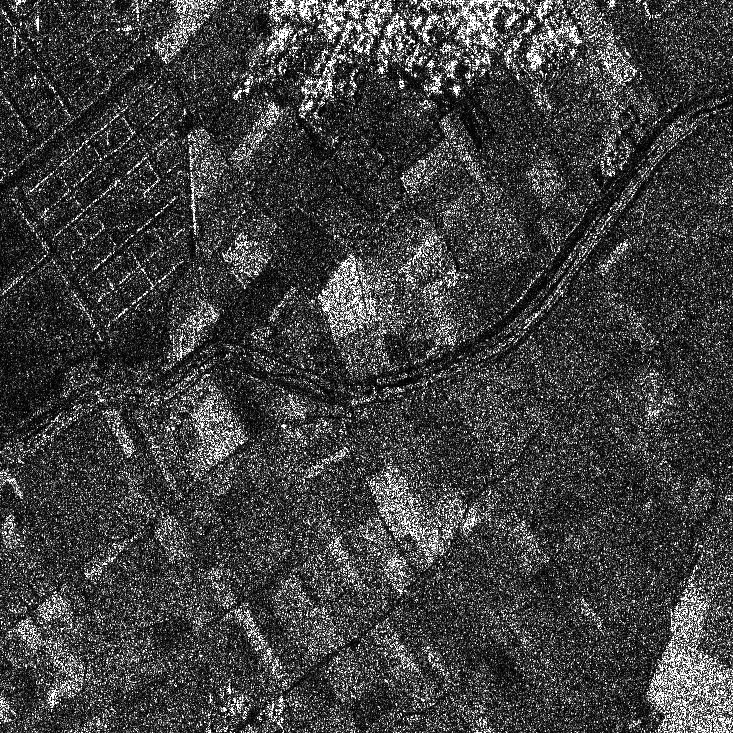
#> input picture sar_data/noisy_sample.png, 733 x 733 px
$ jupyter execute --allow-errors 'Single-Shot Denoising.ipynb'   (shell and % lines are left out)
#> lines starting #> are read from the running program, lines starting #| are printed output that depends on the picture
### models/dncnn.py
import torch.nn as nn


class DnCNN(nn.Module):
    def __init__(self, channels, num_of_layers=7):
        super(DnCNN, self).__init__()
        kernel_size = 3
        padding = 1
        features = 64
        layers = []
        # layers.append(nn.Conv2d(in_channels=channels, out_channels=features, kernel_size=kernel_size, padding=padding, bias=False))
        layers.append(nn.Conv2d(in_channels=channels, out_channels=features, kernel_size=kernel_size, padding=padding, bias=False))
        layers.append(nn.ReLU(inplace=True))
        for _ in range(num_of_layers - 2):
            layers.append(nn.Conv2d(in_channels=features, out_channels=features, kernel_size=kernel_size, padding=padding, bias=False))
            layers.append(nn.BatchNorm2d(features))
            layers.append(nn.ReLU(inplace=True))
            # layers.append(nn.MaxPool2d(3, 3, 3))
        layers.append(nn.Conv2d(in_channels=features, out_channels=channels, kernel_size=kernel_size, padding=padding, bias=False))
        self.dncnn = nn.Sequential(*layers)

    def forward(self, x):
        out = self.dncnn(x)
        return out

class work_DnCNN(nn.Module) :
    # [58 lines left out: functions __init__, forward, not called in this run]

### util.py
import numpy as np
import torch
import torch.nn.functional as F
import torchvision.transforms.functional as tvF
import matplotlib.pyplot as plt
import smtplib
import imghdr
import time
import os

from numpy import clip, exp
from scipy.signal import convolve2d
from email.message import EmailMessage
# from email.mime.text import MIMEText
from torch.utils.data import Dataset, DataLoader


def expand(x, r):
    return np.repeat(np.repeat(x, r, axis = 0), r, axis = 1)

# [44 lines left out: functions show_tensor, tensor_to_numpy, plot_tensors, not called in this run]

def show_data(datapt):
    # For datasets of the form (noise1, noise2, ground truth), shows all three concatenated
    show_tensor(torch.cat((datapt[0], datapt[1], datapt[2]), dim=2))


def scale_tensor(x):
    return (x - x.min()) / (x.max() - x.min())


# [24 lines left out: function plot_grid, not called in this run]


def show(image, **kwargs):
    import matplotlib.pyplot as plt
    plt.imshow(image, cmap=plt.cm.gray, **kwargs)
    plt.gca().get_xaxis().set_ticks([])
    plt.gca().get_yaxis().set_ticks([])

def plot_images(image_list, **kwargs):
    images = np.concatenate([im[np.newaxis] for im in image_list])
    plot_grid(images, 1, len(image_list), **kwargs)


def clamp_tensor(x):
    return torch.clamp(x, 0, 1)


# [93 lines left out: functions random_noise, test_bernoulli_noise, psnr, test_psnr, test_mse_rescale, mse, not called in this run]


def gaussian(window_size, sigma):
    gauss = torch.Tensor([exp(-(x - window_size // 2) ** 2 / float(2 * sigma ** 2)) for x in range(window_size)])
    return gauss / gauss.sum()


# [76 lines left out: functions create_window, _ssim, ssim, smooth, normalize, normalize_mi_ma, not called in this run]


class PercentileNormalizer():
    """Percentile-based image normalization.
    Parameters
    ----------
    pmin : float
        Low percentile.
    pmax : float
        High percentile.
    dtype : type
        Data type after normalization.
    kwargs : dict
        Keyword arguments for :func:`csbdeep.utils.normalize_mi_ma`.
    """

    # [57 lines left out: functions __init__, normalize, denormalize, test_percentile_normalizer, gpuinfo, not called in this run]


def getfreegpumem(id):
    return int(gpuinfo(id)['Free'].replace('MiB', '').strip())


# [197 lines left out: functions getbestgpu, get_args, select_email_provider, set_email_info, set_recv_address, send_email_to and 4 more, not called in this run]

class AbstractDataset(Dataset):
    """Abstract dataset class for Noise2Noise."""

    # [10 lines left out: function __init__, not called in this run]

class NoisyDataset(AbstractDataset):
    """Class for injecting random noise into dataset."""

    # [16 lines left out: function __init__, not called in this run]

### mask.py
import numpy as np
import torch


class Masker():
    """Object for masking and demasking"""

    def __init__(self, width=3, mode='zero', infer_single_pass=False, include_mask_as_input=False):
        self.grid_size = width
        self.n_masks = width ** 2

        self.mode = mode
        self.infer_single_pass = infer_single_pass
        self.include_mask_as_input = include_mask_as_input

    # [24 lines left out: function mask, not called in this run]

    def __len__(self):
        return self.n_masks

    # [56 lines left out: functions infer_full_image, pixel_grid_mask, interpolate_mask, not called in this run]

### notebooks/Single-Shot Denoising.ipynb
# Single-Shot CNN Denoising

We demonstrate that a deep neural net can be trained to denoise a _single_ noisy image, taking advantage of the fact that one 512 x 512 image contains ~250,000 dimensions of information.

[cell 1]
import sys
sys.path.append("..")

[cell 2]
from util import show, plot_images, plot_tensors

[cell 3]
import numpy as np
import matplotlib.pyplot as plt
from skimage.morphology import disk
from skimage.filters import gaussian, median
from skimage import data, img_as_float, img_as_ubyte
from skimage.color import gray2rgb
from skimage.util import random_noise
from skimage.metrics import peak_signal_noise_ratio as psnr


from skimage.io import imread, imshow_collection
from skimage import data
import matplotlib.pyplot as plt

[cell 4]
plt.rc('figure', figsize = (5,5))

[cell 5]
import cv2
from PIL import Image
#path = "D:/noise2self-master/noise2self-master/sar_data"
# 이미지 읽기
img_gray = cv2.imread("../sar_data/noisy_sample.png")
#> img_gray is the input picture: shape (733, 733, 3); min 0, max 255, mean 62.9

# 컬러 이미지를 그레이스케일로 변환
img_cv_gray = cv2.cvtColor(img_gray, cv2.COLOR_BGR2GRAY)
show(img_cv_gray)
print(img_cv_gray.shape)
#| (733, 733)
print(img_cv_gray)
#> (printed output is left out)

# [11 lines of commented-out code are left out]

# Normalization

[cell 6]
img_norm = cv2.normalize(img_cv_gray, None, 0, 255, cv2.NORM_MINMAX)
# img_norm = cv2.normalize(img_cv_gray, None, 0, 1, cv2.NORM_MINMAX)
show(img_norm)
print(img_norm)
#> (printed output is left out)

[cell 7]
np.where((img_cv_gray == img_norm) == False)
#> Out = (empty array, empty array)

[cell 8]
cv2.waitKey(0)
cv2.destroyAllWindows()

hist = cv2.calcHist([img_cv_gray], [0], None, [256], [0, 255])
#> hist = 256 values, max 10228 at index 0, min 0 at index 33, mean 2006.7
hist_norm = cv2.calcHist([img_norm], [0], None, [256], [0, 255])
#> hist_norm has the same summary as hist

for i, h in enumerate([hist, hist_norm]):
    plt.subplot(1,2,i+1)
    plt.plot(h)
#> this loop made 2 passes
plt.show()
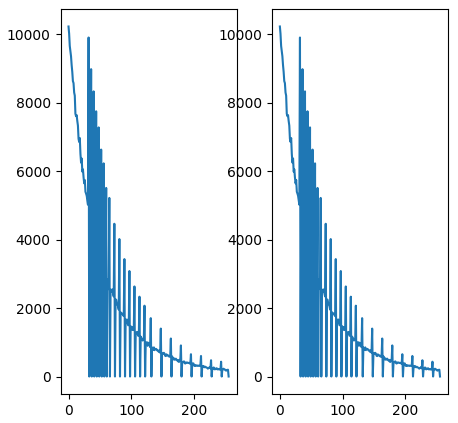
#> figure drawn by matplotlib, 2 panels; panel 1: curve peaks at x = 0, y = 10228; panel 2: curve peaks at x = 0, y = 10228

[cell 9]
img_norm = np.uint8(img_norm)
# denoised_img = cv2.fastNlMeansDenoisingColored(img_norm, None, 15, 15, 5, 10)
#> (the rest of this cell did not finish here and is left out)

# Equalization

[cell 10]
img_equalized = cv2.equalizeHist(img_cv_gray)
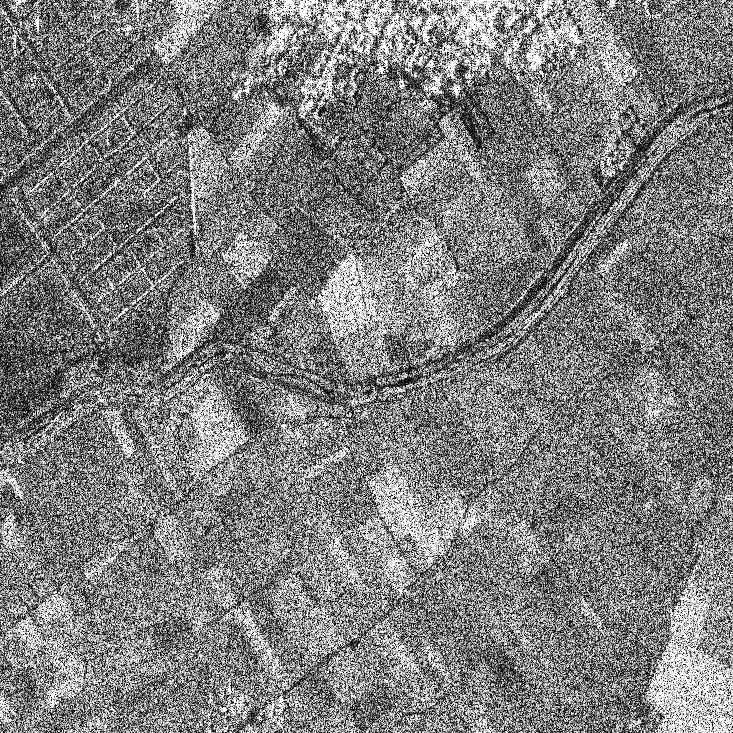
#> img_equalized: shape (733, 733); min 0, max 255, mean 126.5
show(img_equalized)
print(img_equalized)
#> (printed output is left out)

[cell 11]
cv2.waitKey(0)
cv2.destroyAllWindows()

hist = cv2.calcHist([img_cv_gray], [0], None, [256], [0, 255])
hist_equalized = cv2.calcHist([img_equalized], [0], None, [256], [0, 255])
#> hist_equalized = 256 values, max 10228 at index 0, min 0 at index 1, mean 2006.7

plt.figure(figsize=(10,5))
for i, h in enumerate([hist, hist_equalized]):
    plt.subplot(1,2,i+1)
    plt.plot(h)
plt.show()
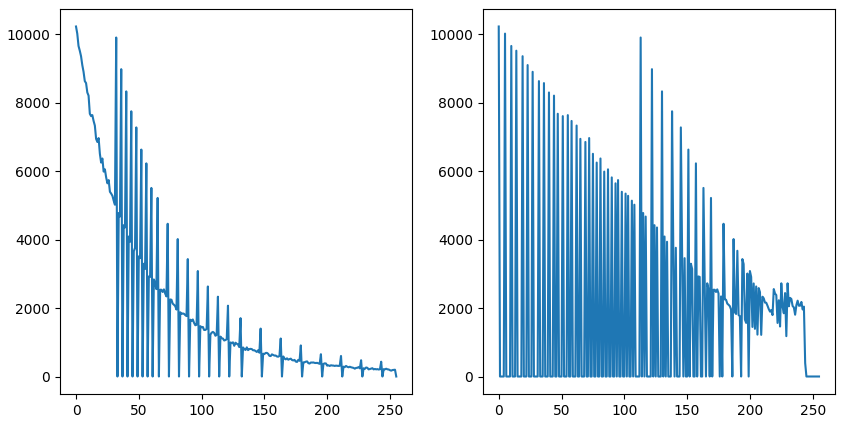
#> figure drawn by matplotlib, 2 panels; panel 1: curve peaks at x = 0, y = 10228; panel 2: curve peaks at x = 0, y = 10228

[cell 12]
from skimage.transform import resize
img_resize = resize(img_cv_gray, (800,800))
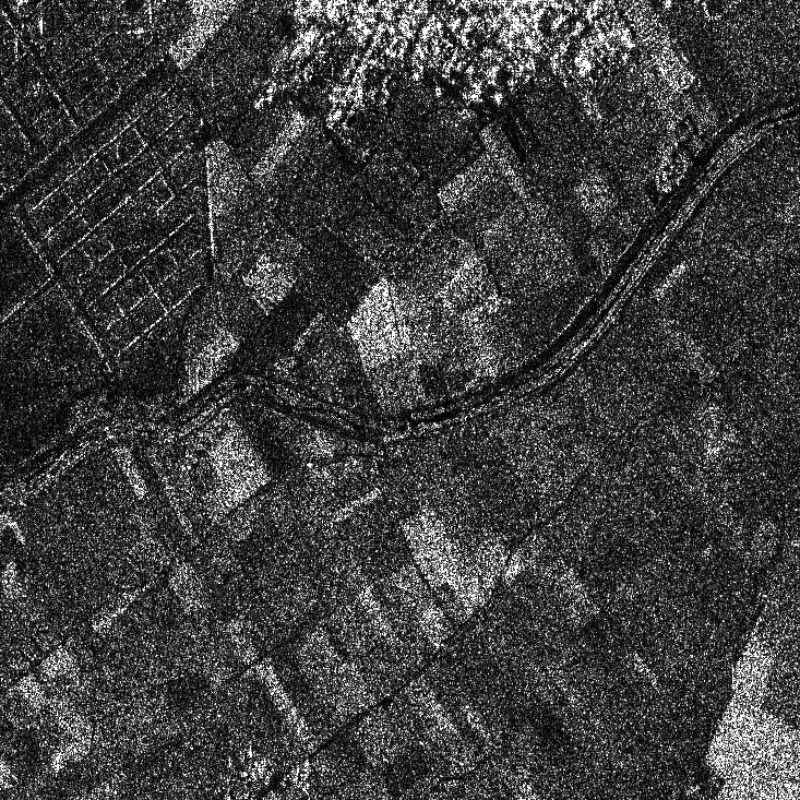
#> img_resize: shape (800, 800) float64; min 0, max 1, mean 0.247
show(img_resize)
print(img_resize.shape)
#| (800, 800)
print(img_resize)
#> (printed output is left out)

[cell 13]
test_arr = np.array(img_resize)
print(test_arr)
#> (printed output is left out)
print('\n\n', 1+test_arr*-1)
#> (printed output is left out)
rs_arr = 1+test_arr*-1
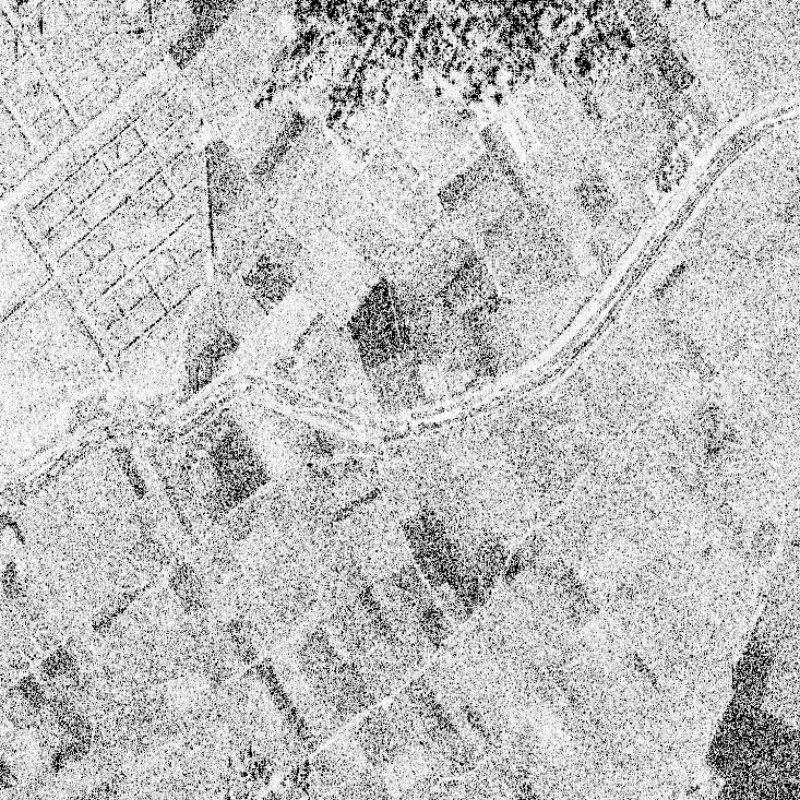
#> rs_arr: shape (800, 800) float64; min 0, max 1, mean 0.753

[cell 14]
# np.random.seed(3)
# noisy_image = random_noise(img_resize, mode = 'gaussian', var=1)
noisy_image = random_noise(rs_arr, mode = 'gaussian', var=1)        # test
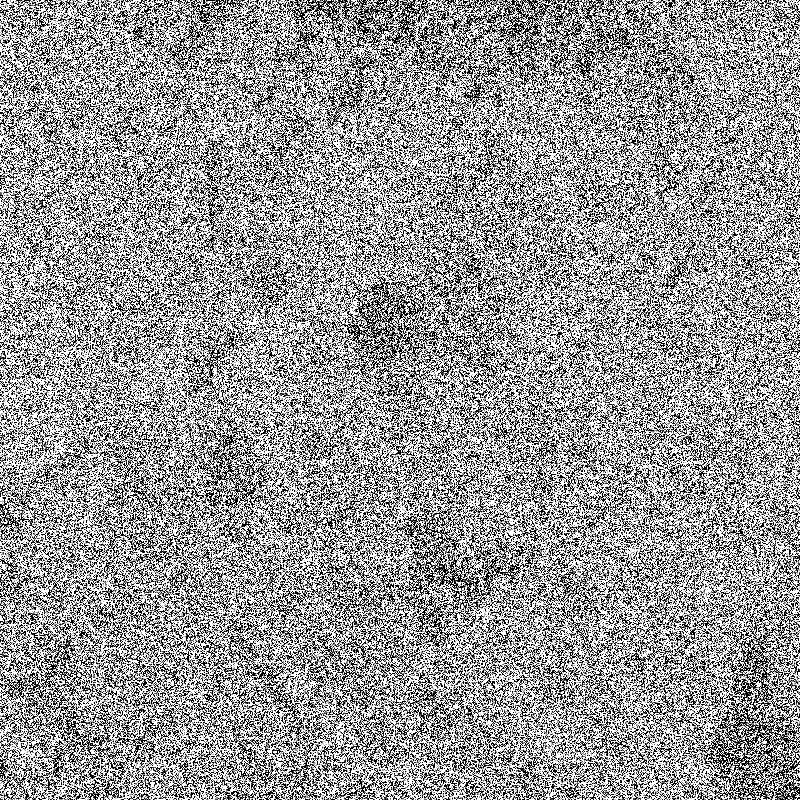
#> noisy_image: shape (800, 800) float64; min 0, max 1, mean 0.596
show(noisy_image)
print(noisy_image.shape)
#| (800, 800)

[cell 15]
import torch
#> (the rest of this cell did not finish here and is left out)

#> (a cell that did not finish here is left out)

[cell 17]
# ---- GPU
# from util import getbestgpu
# device = getbestgpu()

# Masking

The strategy is to train a $J$-invariant version of a neural net by replacing a grid of pixels with the average of their neighbors, then only evaluating the model on the masked pixels.

[cell 18]
from mask import Masker
masker = Masker(width = 4, mode='interpolate')
# masker = Masker(width = 4, mode='zero')

[cell 19]
masker

# Model

For our model, we use a deep convolutional network.

[cell 20]
torch.manual_seed(3)
#> (this line was passed over: torch is not available in this run)
from models.dncnn import DnCNN
#> (the rest of this cell did not finish here and is left out)


#> (a cell that did not finish here is left out)

[cell 22]
noisy_image.ravel().shape
#> Out = (640000,)
